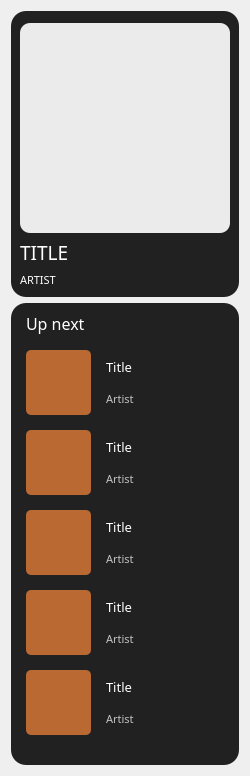
           <widget class="QWidget" name="tab_5">
            <attribute name="title">
             <string>Tab 2</string>
            </attribute>
            <layout class="QVBoxLayout" name="verticalLayout_33">
             <item>
              <widget class="QWidget" name="widget_8" native="true">
               <property name="styleSheet">
                <string notr="true">background-color:rgb(33, 33, 33);
border-radius:15px;</string>
               </property>
               <layout class="QVBoxLayout" name="verticalLayout_26" stretch="6,1,1">
                <property name="topMargin">
                 <number>12</number>
                </property>
                <item>
                 <widget class="QLabel" name="label_52">
                  <property name="minimumSize">
                   <size>
                    <width>210</width>
                    <height>210</height>
                   </size>
                  </property>
                  <property name="maximumSize">
                   <size>
                    <width>16777215</width>
                    <height>16777215</height>
                   </size>
                  </property>
                  <property name="styleSheet">
                   <string notr="true">background-color: rgb(235, 235, 235);
border-radius:10px;</string>
                  </property>
                  <property name="text">
                   <string/>
                  </property>
                 </widget>
                </item>
                <item>
                 <widget class="QLabel" name="label_53">
                  <property name="maximumSize">
                   <size>
                    <width>16777215</width>
                    <height>30</height>
                   </size>
                  </property>
                  <property name="font">
                   <font>
                    <family>Plus Jakarta Sans ExtraBold</family>
                    <pointsize>14</pointsize>
                   </font>
                  </property>
                  <property name="styleSheet">
                   <string notr="true">color: rgb(255, 255, 255);</string>
                  </property>
                  <property name="text">
                   <string>TITLE</string>
                  </property>
                 </widget>
                </item>
                <item>
                 <widget class="QLabel" name="label_54">
                  <property name="maximumSize">
                   <size>
                    <width>16777215</width>
                    <height>20</height>
                   </size>
                  </property>
                  <property name="font">
                   <font>
                    <family>Plus Jakarta Sans Medium</family>
                    <pointsize>8</pointsize>
                   </font>
                  </property>
                  <property name="styleSheet">
                   <string notr="true">color: rgb(255, 255, 255);</string>
                  </property>
                  <property name="text">
                   <string>ARTIST</string>
                  </property>
                 </widget>
                </item>
               </layout>
              </widget>
             </item>
             <item>
              <widget class="QWidget" name="widget_9" native="true">
               <property name="styleSheet">
                <string notr="true">background-color:rgb(33, 33, 33);
border-radius:15px;</string>
               </property>
               <layout class="QVBoxLayout" name="verticalLayout_27" stretch="1,0,0,0,0,0">
                <property name="spacing">
                 <number>15</number>
                </property>
                <property name="leftMargin">
                 <number>15</number>
                </property>
                <property name="rightMargin">
                 <number>15</number>
                </property>
                <property name="bottomMargin">
                 <number>30</number>
                </property>
                <item>
                 <widget class="QLabel" name="label_55">
                  <property name="maximumSize">
                   <size>
                    <width>16777215</width>
                    <height>16777215</height>
                   </size>
                  </property>
                  <property name="font">
                   <font>
                    <family>Plus Jakarta Sans SemiBold</family>
                    <pointsize>12</pointsize>
                    <weight>50</weight>
                    <bold>false</bold>
                   </font>
                  </property>
                  <property name="styleSheet">
                   <string notr="true">color:rgb(255, 255, 255);</string>
                  </property>
                  <property name="text">
                   <string>Up next</string>
                  </property>
                 </widget>
                </item>
                <item>
                 <layout class="QHBoxLayout" name="horizontalLayout_21" stretch="1,2,3">
                  <property name="spacing">
                   <number>15</number>
                  </property>
                  <item>
                   <widget class="QPushButton" name="pushButton_16">
                    <property name="minimumSize">
                     <size>
                      <width>65</width>
                      <height>65</height>
                     </size>
                    </property>
                    <property name="maximumSize">
                     <size>
                      <width>70</width>
                      <height>80</height>
                     </size>
                    </property>
                    <property name="styleSheet">
                     <string notr="true">background-color: rgb(186, 105, 51);
border-radius:5px;</string>
                    </property>
                    <property name="text">
                     <string/>
                    </property>
                   </widget>
                  </item>
                  <item>
                   <layout class="QVBoxLayout" name="verticalLayout_28">
                    <property name="spacing">
                     <number>0</number>
                    </property>
                    <item>
                     <widget class="QLabel" name="label_56">
                      <property name="font">
                       <font>
                        <family>Plus Jakarta Sans SemiBold</family>
                        <pointsize>10</pointsize>
                       </font>
                      </property>
                      <property name="styleSheet">
                       <string notr="true">color: rgb(255, 255, 255);</string>
                      </property>
                      <property name="text">
                       <string>Title</string>
                      </property>
                     </widget>
                    </item>
                    <item>
                     <widget class="QLabel" name="label_57">
                      <property name="font">
                       <font>
                        <family>Plus Jakarta Sans Medium</family>
                        <pointsize>8</pointsize>
                       </font>
                      </property>
                      <property name="styleSheet">
                       <string notr="true">color: rgb(196, 196, 196);</string>
                      </property>
                      <property name="text">
                       <string>Artist</string>
                      </property>
                     </widget>
                    </item>
                   </layout>
                  </item>
                  <item>
                   <spacer name="horizontalSpacer_17">
                    <property name="orientation">
                     <enum>Qt::Horizontal</enum>
                    </property>
                    <property name="sizeHint" stdset="0">
                     <size>
                      <width>40</width>
                      <height>20</height>
                     </size>
                    </property>
                   </spacer>
                  </item>
                 </layout>
                </item>
                <item>
                 <layout class="QHBoxLayout" name="horizontalLayout_22" stretch="1,2,3">
                  <property name="spacing">
                   <number>15</number>
                  </property>
                  <item>
                   <widget class="QPushButton" name="pushButton_17">
                    <property name="minimumSize">
                     <size>
                      <width>65</width>
                      <height>65</height>
                     </size>
                    </property>
                    <property name="maximumSize">
                     <size>
                      <width>70</width>
                      <height>80</height>
                     </size>
                    </property>
                    <property name="styleSheet">
                     <string notr="true">background-color: rgb(186, 105, 51);
border-radius:5px;</string>
                    </property>
                    <property name="text">
                     <string/>
                    </property>
                   </widget>
                  </item>
                  <item>
                   <layout class="QVBoxLayout" name="verticalLayout_29">
                    <property name="spacing">
                     <number>0</number>
                    </property>
                    <item>
                     <widget class="QLabel" name="label_58">
                      <property name="font">
                       <font>
                        <family>Plus Jakarta Sans SemiBold</family>
                        <pointsize>10</pointsize>
                       </font>
                      </property>
                      <property name="styleSheet">
                       <string notr="true">color: rgb(255, 255, 255);</string>
                      </property>
                      <property name="text">
                       <string>Title</string>
                      </property>
                     </widget>
                    </item>
                    <item>
                     <widget class="QLabel" name="label_59">
                      <property name="font">
                       <font>
                        <family>Plus Jakarta Sans Medium</family>
                        <pointsize>8</pointsize>
                       </font>
                      </property>
                      <property name="styleSheet">
                       <string notr="true">color: rgb(196, 196, 196);</string>
                      </property>
                      <property name="text">
                       <string>Artist</string>
                      </property>
                     </widget>
                    </item>
                   </layout>
                  </item>
                  <item>
                   <spacer name="horizontalSpacer_18">
                    <property name="orientation">
                     <enum>Qt::Horizontal</enum>
                    </property>
                    <property name="sizeHint" stdset="0">
                     <size>
                      <width>40</width>
                      <height>20</height>
                     </size>
                    </property>
                   </spacer>
                  </item>
                 </layout>
                </item>
                <item>
                 <layout class="QHBoxLayout" name="horizontalLayout_23" stretch="1,2,3">
                  <property name="spacing">
                   <number>15</number>
                  </property>
                  <item>
                   <widget class="QPushButton" name="pushButton_18">
                    <property name="minimumSize">
                     <size>
                      <width>65</width>
                      <height>65</height>
                     </size>
                    </property>
                    <property name="maximumSize">
                     <size>
                      <width>70</width>
                      <height>80</height>
                     </size>
                    </property>
                    <property name="styleSheet">
                     <string notr="true">background-color: rgb(186, 105, 51);
border-radius:5px;</string>
                    </property>
                    <property name="text">
                     <string/>
                    </property>
                   </widget>
                  </item>
                  <item>
                   <layout class="QVBoxLayout" name="verticalLayout_30">
                    <property name="spacing">
                     <number>0</number>
                    </property>
                    <item>
                     <widget class="QLabel" name="label_60">
                      <property name="font">
                       <font>
                        <family>Plus Jakarta Sans SemiBold</family>
                        <pointsize>10</pointsize>
                       </font>
                      </property>
                      <property name="styleSheet">
                       <string notr="true">color: rgb(255, 255, 255);</string>
                      </property>
                      <property name="text">
                       <string>Title</string>
                      </property>
                     </widget>
                    </item>
                    <item>
                     <widget class="QLabel" name="label_62">
                      <property name="font">
                       <font>
                        <family>Plus Jakarta Sans Medium</family>
                        <pointsize>8</pointsize>
                       </font>
                      </property>
                      <property name="styleSheet">
                       <string notr="true">color: rgb(196, 196, 196);</string>
                      </property>
                      <property name="text">
                       <string>Artist</string>
                      </property>
                     </widget>
                    </item>
                   </layout>
                  </item>
                  <item>
                   <spacer name="horizontalSpacer_19">
                    <property name="orientation">
                     <enum>Qt::Horizontal</enum>
                    </property>
                    <property name="sizeHint" stdset="0">
                     <size>
                      <width>40</width>
                      <height>20</height>
                     </size>
                    </property>
                   </spacer>
                  </item>
                 </layout>
                </item>
                <item>
                 <layout class="QHBoxLayout" name="horizontalLayout_24" stretch="1,2,3">
                  <property name="spacing">
                   <number>15</number>
                  </property>
                  <item>
                   <widget class="QPushButton" name="pushButton_19">
                    <property name="minimumSize">
                     <size>
                      <width>65</width>
                      <height>65</height>
                     </size>
                    </property>
                    <property name="maximumSize">
                     <size>
                      <width>70</width>
                      <height>80</height>
                     </size>
                    </property>
                    <property name="styleSheet">
                     <string notr="true">background-color: rgb(186, 105, 51);
border-radius:5px;</string>
                    </property>
                    <property name="text">
                     <string/>
                    </property>
                   </widget>
                  </item>
                  <item>
                   <layout class="QVBoxLayout" name="verticalLayout_31">
                    <property name="spacing">
                     <number>0</number>
                    </property>
                    <item>
                     <widget class="QLabel" name="label_63">
                      <property name="font">
                       <font>
                        <family>Plus Jakarta Sans SemiBold</family>
                        <pointsize>10</pointsize>
                       </font>
                      </property>
                      <property name="styleSheet">
                       <string notr="true">color: rgb(255, 255, 255);</string>
                      </property>
                      <property name="text">
                       <string>Title</string>
                      </property>
                     </widget>
                    </item>
                    <item>
                     <widget class="QLabel" name="label_64">
                      <property name="font">
                       <font>
                        <family>Plus Jakarta Sans Medium</family>
                        <pointsize>8</pointsize>
                       </font>
                      </property>
                      <property name="styleSheet">
                       <string notr="true">color: rgb(196, 196, 196);</string>
                      </property>
                      <property name="text">
                       <string>Artist</string>
                      </property>
                     </widget>
                    </item>
                   </layout>
                  </item>
                  <item>
                   <spacer name="horizontalSpacer_20">
                    <property name="orientation">
                     <enum>Qt::Horizontal</enum>
                    </property>
                    <property name="sizeHint" stdset="0">
                     <size>
                      <width>40</width>
                      <height>20</height>
                     </size>
                    </property>
                   </spacer>
                  </item>
                 </layout>
                </item>
                <item>
                 <layout class="QHBoxLayout" name="horizontalLayout_25" stretch="1,2,3">
                  <property name="spacing">
                   <number>15</number>
                  </property>
                  <item>
                   <widget class="QPushButton" name="pushButton_20">
                    <property name="minimumSize">
                     <size>
                      <width>65</width>
                      <height>65</height>
                     </size>
                    </property>
                    <property name="maximumSize">
                     <size>
                      <width>70</width>
                      <height>80</height>
                     </size>
                    </property>
                    <property name="styleSheet">
                     <string notr="true">background-color: rgb(186, 105, 51);
border-radius:5px;</string>
                    </property>
                    <property name="text">
                     <string/>
                    </property>
                   </widget>
                  </item>
                  <item>
                   <layout class="QVBoxLayout" name="verticalLayout_32">
                    <property name="spacing">
                     <number>0</number>
                    </property>
                    <item>
                     <widget class="QLabel" name="label_65">
                      <property name="font">
                       <font>
                        <family>Plus Jakarta Sans SemiBold</family>
                        <pointsize>10</pointsize>
                       </font>
                      </property>
                      <property name="styleSheet">
                       <string notr="true">color: rgb(255, 255, 255);</string>
                      </property>
                      <property name="text">
                       <string>Title</string>
                      </property>
                     </widget>
                    </item>
                    <item>
                     <widget class="QLabel" name="label_67">
                      <property name="font">
                       <font>
                        <family>Plus Jakarta Sans Medium</family>
                        <pointsize>8</pointsize>
                       </font>
                      </property>
                      <property name="styleSheet">
                       <string notr="true">color: rgb(196, 196, 196);</string>
                      </property>
                      <property name="text">
                       <string>Artist</string>
                      </property>
                     </widget>
                    </item>
                   </layout>
                  </item>
                  <item>
                   <spacer name="horizontalSpacer_21">
                    <property name="orientation">
                     <enum>Qt::Horizontal</enum>
                    </property>
                    <property name="sizeHint" stdset="0">
                     <size>
                      <width>40</width>
                      <height>20</height>
                     </size>
                    </property>
                   </spacer>
                  </item>
                 </layout>
                </item>
               </layout>
              </widget>
             </item>
            </layout>
           </widget>
